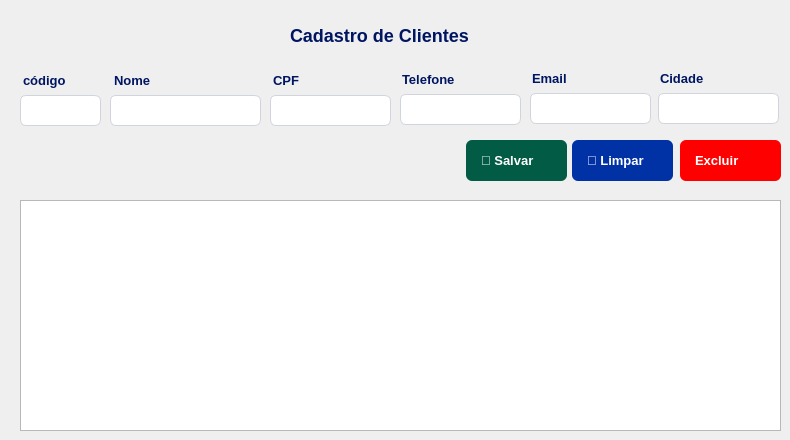
   <widget class="QWidget" name="page_2">
    <widget class="QLabel" name="label_2">
     <property name="geometry">
      <rect>
       <x>23</x>
       <y>70</y>
       <width>61</width>
       <height>21</height>
      </rect>
     </property>
     <property name="styleSheet">
      <string notr="true">QLabel {
    font-size: 13px;
    font-weight: bold;
    color: #001561;

}</string>
     </property>
     <property name="text">
      <string>código</string>
     </property>
    </widget>
    <widget class="QLineEdit" name="edit_codigo">
     <property name="enabled">
      <bool>false</bool>
     </property>
     <property name="geometry">
      <rect>
       <x>20</x>
       <y>95</y>
       <width>81</width>
       <height>31</height>
      </rect>
     </property>
     <property name="styleSheet">
      <string notr="true">QLineEdit {
    background-color: #FFFFFF;
    border: 1px solid #D0D5DD;
    border-radius: 6px; 
    font-size: 15px;
    color: black;
	padding: 6px;
}</string>
     </property>
    </widget>
    <widget class="QLineEdit" name="edit_nome">
     <property name="geometry">
      <rect>
       <x>110</x>
       <y>95</y>
       <width>151</width>
       <height>31</height>
      </rect>
     </property>
     <property name="styleSheet">
      <string notr="true">QLineEdit {
    background-color: #FFFFFF;
    border: 1px solid #D0D5DD;
    border-radius: 6px; 
    font-size: 15px;
    color: black;
	padding: 6px;
}</string>
     </property>
    </widget>
    <widget class="QLabel" name="label_5">
     <property name="geometry">
      <rect>
       <x>114</x>
       <y>70</y>
       <width>70</width>
       <height>21</height>
      </rect>
     </property>
     <property name="styleSheet">
      <string notr="true">QLabel {
    font-size: 13px;
    font-weight: bold;
    color: #001561;

}</string>
     </property>
     <property name="text">
      <string>Nome</string>
     </property>
    </widget>
    <widget class="QLineEdit" name="edit_cpf">
     <property name="geometry">
      <rect>
       <x>270</x>
       <y>95</y>
       <width>121</width>
       <height>31</height>
      </rect>
     </property>
     <property name="styleSheet">
      <string notr="true">QLineEdit {
    background-color: #FFFFFF;
    border: 1px solid #D0D5DD;
    border-radius: 6px; 
    font-size: 15px;
    color: black;
	padding: 6px;
}</string>
     </property>
    </widget>
    <widget class="QLabel" name="label_6">
     <property name="geometry">
      <rect>
       <x>273</x>
       <y>70</y>
       <width>61</width>
       <height>21</height>
      </rect>
     </property>
     <property name="styleSheet">
      <string notr="true">QLabel {
    font-size: 13px;
    font-weight: bold;
    color: #001561;

}</string>
     </property>
     <property name="text">
      <string>CPF</string>
     </property>
    </widget>
    <widget class="QLineEdit" name="edit_telefone">
     <property name="geometry">
      <rect>
       <x>400</x>
       <y>94</y>
       <width>121</width>
       <height>31</height>
      </rect>
     </property>
     <property name="styleSheet">
      <string notr="true">QLineEdit {
    background-color: #FFFFFF;
    border: 1px solid #D0D5DD;
    border-radius: 6px; 
    font-size: 15px;
    color: black;
	padding: 6px;
}</string>
     </property>
    </widget>
    <widget class="QLabel" name="label_7">
     <property name="geometry">
      <rect>
       <x>402</x>
       <y>69</y>
       <width>61</width>
       <height>21</height>
      </rect>
     </property>
     <property name="styleSheet">
      <string notr="true">QLabel {
    font-size: 13px;
    font-weight: bold;
    color: #001561;

}</string>
     </property>
     <property name="text">
      <string>Telefone</string>
     </property>
    </widget>
    <widget class="QLineEdit" name="edit_email">
     <property name="geometry">
      <rect>
       <x>530</x>
       <y>93</y>
       <width>121</width>
       <height>31</height>
      </rect>
     </property>
     <property name="styleSheet">
      <string notr="true">QLineEdit {
    background-color: #FFFFFF;
    border: 1px solid #D0D5DD;
    border-radius: 6px; 
    font-size: 15px;
    color: black;
	padding: 6px;
}</string>
     </property>
    </widget>
    <widget class="QLabel" name="label_8">
     <property name="geometry">
      <rect>
       <x>532</x>
       <y>68</y>
       <width>61</width>
       <height>21</height>
      </rect>
     </property>
     <property name="styleSheet">
      <string notr="true">QLabel {
    font-size: 13px;
    font-weight: bold;
    color: #001561;

}</string>
     </property>
     <property name="text">
      <string>Email</string>
     </property>
    </widget>
    <widget class="QLineEdit" name="edit_cidade">
     <property name="geometry">
      <rect>
       <x>658</x>
       <y>93</y>
       <width>121</width>
       <height>31</height>
      </rect>
     </property>
     <property name="styleSheet">
      <string notr="true">QLineEdit {
    background-color: #FFFFFF;
    border: 1px solid #D0D5DD;
    border-radius: 6px; 
    font-size: 15px;
    color: black;
	padding: 6px;
}</string>
     </property>
    </widget>
    <widget class="QLabel" name="label_9">
     <property name="geometry">
      <rect>
       <x>660</x>
       <y>68</y>
       <width>61</width>
       <height>21</height>
      </rect>
     </property>
     <property name="styleSheet">
      <string notr="true">QLabel {
    font-size: 13px;
    font-weight: bold;
    color: #001561;

}</string>
     </property>
     <property name="text">
      <string>Cidade</string>
     </property>
    </widget>
    <widget class="QPushButton" name="btn_limpar">
     <property name="geometry">
      <rect>
       <x>572</x>
       <y>140</y>
       <width>101</width>
       <height>41</height>
      </rect>
     </property>
     <property name="cursor">
      <cursorShape>PointingHandCursor</cursorShape>
     </property>
     <property name="styleSheet">
      <string notr="true">QPushButton {
    font-family: &quot;Segoe UI&quot;, Arial, sans-serif;
    font-size: 13px;
    font-weight: bold;
    color: #FFFFFF;
    border: none;
    border-radius: 6px;
    text-align: left;      /* Alinha o emoji e o texto à esquerda */
    padding-left: 15px;    /* Afasta o emoji da borda esquerda */
    padding-right: 15px;
    height: 35px;          /* Define uma altura padrão elegante */
	background-color: #0031A5;
}</string>
     </property>
     <property name="text">
      <string>🧹 Limpar</string>
     </property>
    </widget>
    <widget class="QPushButton" name="btn_salvar">
     <property name="geometry">
      <rect>
       <x>466</x>
       <y>140</y>
       <width>101</width>
       <height>41</height>
      </rect>
     </property>
     <property name="cursor">
      <cursorShape>PointingHandCursor</cursorShape>
     </property>
     <property name="styleSheet">
      <string notr="true">QPushButton {
    font-family: &quot;Segoe UI&quot;, Arial, sans-serif;
    font-size: 13px;
    font-weight: bold;
    color: #FFFFFF;
    border: none;
    border-radius: 6px;
    text-align: left;      /* Alinha o emoji e o texto à esquerda */
    padding-left: 15px;    /* Afasta o emoji da borda esquerda */
    padding-right: 15px;
    height: 35px;          /* Define uma altura padrão elegante */
	background-color: #015B45;
}</string>
     </property>
     <property name="text">
      <string>💾 Salvar</string>
     </property>
    </widget>
    <widget class="QTableView" name="tableView">
     <property name="geometry">
      <rect>
       <x>20</x>
       <y>200</y>
       <width>761</width>
       <height>231</height>
      </rect>
     </property>
     <property name="styleSheet">
      <string notr="true">QStackedWidget{
	background-color: #F3F3F5;
}</string>
     </property>
    </widget>
    <widget class="QLabel" name="label_10">
     <property name="geometry">
      <rect>
       <x>290</x>
       <y>20</y>
       <width>191</width>
       <height>31</height>
      </rect>
     </property>
     <property name="styleSheet">
      <string notr="true">QLabel {
    font-size: 18px;
    font-weight: bold;
    color: #001561;

}</string>
     </property>
     <property name="text">
      <string>Cadastro de Clientes</string>
     </property>
    </widget>
    <widget class="QPushButton" name="btn_excluir">
     <property name="geometry">
      <rect>
       <x>680</x>
       <y>140</y>
       <width>101</width>
       <height>41</height>
      </rect>
     </property>
     <property name="cursor">
      <cursorShape>PointingHandCursor</cursorShape>
     </property>
     <property name="styleSheet">
      <string notr="true">QPushButton {
    font-family: &quot;Segoe UI&quot;, Arial, sans-serif;
    font-size: 13px;
    font-weight: bold;
    color: #FFFFFF;
    border: none;
    border-radius: 6px;
    text-align: left;      /* Alinha o emoji e o texto à esquerda */
    padding-left: 15px;    /* Afasta o emoji da borda esquerda */
    padding-right: 15px;
    height: 35px;          /* Define uma altura padrão elegante */
	background-color: red;
}</string>
     </property>
     <property name="text">
      <string>Excluir</string>
     </property>
    </widget>
   </widget>
